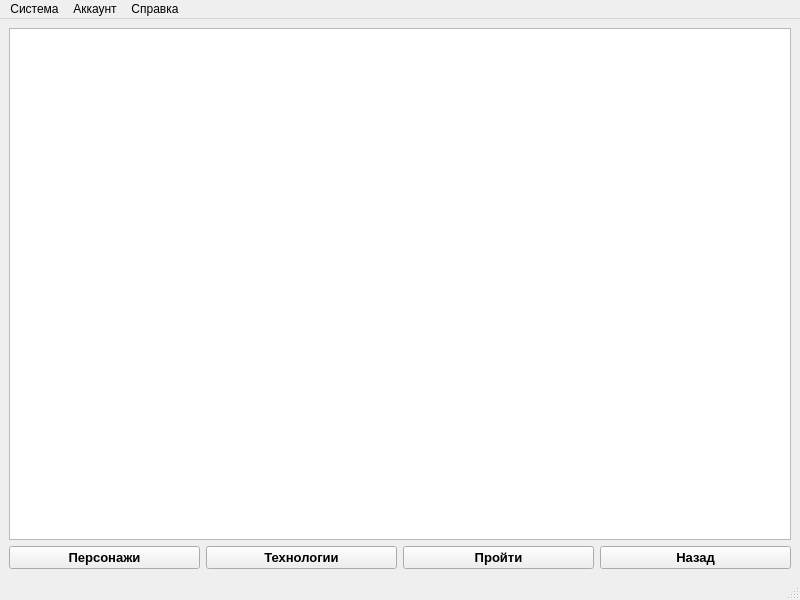
<?xml version="1.0" encoding="UTF-8"?>
<ui version="4.0">
 <class>MainWindow</class>
 <widget class="QMainWindow" name="MainWindow">
  <property name="geometry">
   <rect>
    <x>0</x>
    <y>0</y>
    <width>800</width>
    <height>600</height>
   </rect>
  </property>
  <property name="minimumSize">
   <size>
    <width>800</width>
    <height>600</height>
   </size>
  </property>
  <property name="windowTitle">
   <string>Кампания</string>
  </property>
  <widget class="QWidget" name="centralwidget">
   <layout class="QGridLayout" name="gridLayout_2">
    <item row="0" column="0">
     <layout class="QGridLayout" name="gridLayout">
      <item row="1" column="2">
       <widget class="QPushButton" name="passPushButton">
        <property name="font">
         <font>
          <pointsize>10</pointsize>
          <weight>75</weight>
          <bold>true</bold>
         </font>
        </property>
        <property name="text">
         <string>Пройти</string>
        </property>
       </widget>
      </item>
      <item row="1" column="0">
       <widget class="QPushButton" name="characterPushButton">
        <property name="font">
         <font>
          <pointsize>10</pointsize>
          <weight>75</weight>
          <bold>true</bold>
         </font>
        </property>
        <property name="text">
         <string>Персонажи</string>
        </property>
       </widget>
      </item>
      <item row="1" column="3">
       <widget class="QPushButton" name="backPushButton">
        <property name="font">
         <font>
          <pointsize>10</pointsize>
          <weight>75</weight>
          <bold>true</bold>
         </font>
        </property>
        <property name="text">
         <string>Назад</string>
        </property>
       </widget>
      </item>
      <item row="0" column="0" colspan="4">
       <widget class="QListWidget" name="mapsListWidget"/>
      </item>
      <item row="1" column="1">
       <widget class="QPushButton" name="technologiesPushButton">
        <property name="font">
         <font>
          <pointsize>10</pointsize>
          <weight>75</weight>
          <bold>true</bold>
         </font>
        </property>
        <property name="text">
         <string>Технологии</string>
        </property>
       </widget>
      </item>
     </layout>
    </item>
   </layout>
  </widget>
  <widget class="QMenuBar" name="menubar">
   <property name="geometry">
    <rect>
     <x>0</x>
     <y>0</y>
     <width>800</width>
     <height>21</height>
    </rect>
   </property>
   <widget class="QMenu" name="menu">
    <property name="title">
     <string>Система</string>
    </property>
    <addaction name="settingsAppAction"/>
    <addaction name="backAction"/>
    <addaction name="exitAction"/>
   </widget>
   <widget class="QMenu" name="menu_2">
    <property name="title">
     <string>Справка</string>
    </property>
    <addaction name="aboutAppAction"/>
   </widget>
   <widget class="QMenu" name="menu_3">
    <property name="title">
     <string>Аккаунт</string>
    </property>
    <addaction name="aboutAccountAction"/>
   </widget>
   <addaction name="menu"/>
   <addaction name="menu_3"/>
   <addaction name="menu_2"/>
  </widget>
  <widget class="QStatusBar" name="statusbar"/>
  <action name="aboutAppAction">
   <property name="text">
    <string>О программе</string>
   </property>
  </action>
  <action name="action_2">
   <property name="text">
    <string>Выйти из аккаунта</string>
   </property>
  </action>
  <action name="backAction">
   <property name="text">
    <string>Назад</string>
   </property>
  </action>
  <action name="exitAction">
   <property name="text">
    <string>Закрыть приложение</string>
   </property>
  </action>
  <action name="settingsAppAction">
   <property name="text">
    <string>Настройки</string>
   </property>
  </action>
  <action name="aboutAccountAction">
   <property name="text">
    <string>Информация об аккаунте</string>
   </property>
  </action>
 </widget>
 <resources/>
 <connections/>
</ui>
